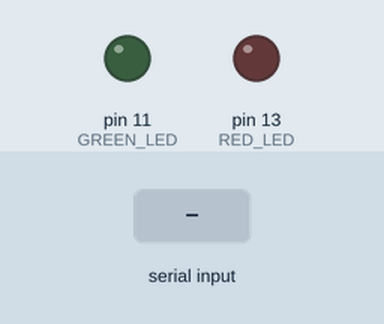
Simulated run of this sketch. Board: Arduino Uno, built with avr-gcc and run on an emulated ATmega328P. Shown: output pins drawn as LEDs (lit = HIGH). The inputs (shaded band) are chosen by the test bench.

Above: at 1.2 s.
1.3 s: "G" received over Serial
At 2.5 s:
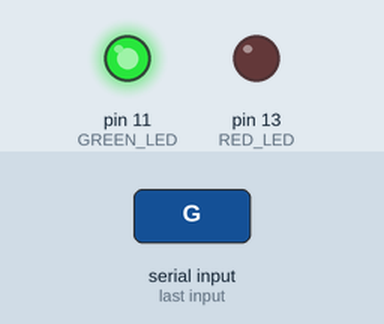
2.8 s: "R" received over Serial
At 3.8 s:
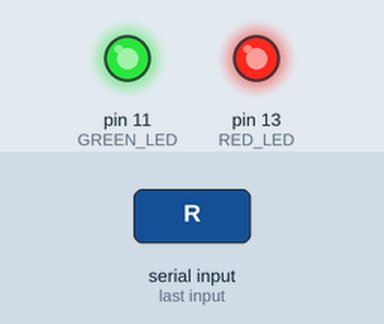
4.3 s: "g" received over Serial
At 4.9 s:
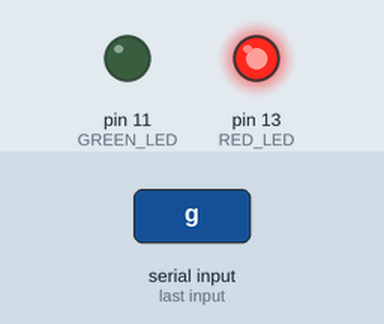
5.8 s: "r" received over Serial
At 6.1 s:
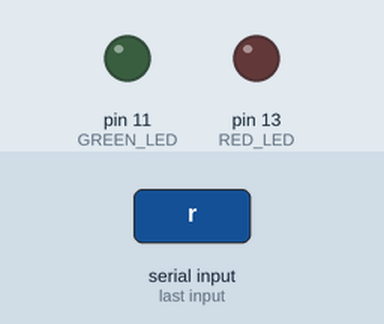
7.3 s: "B" received over Serial
At 8.4 s:
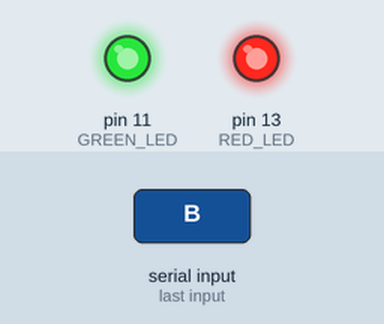
Timing chart, 0 to 9.8 s (numbered marks = the images above; inputs shaded):
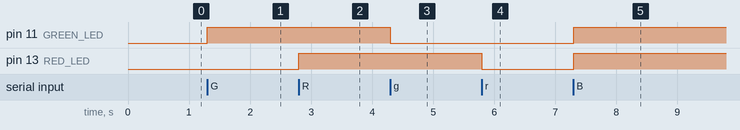

The sketch:

red_green.ino
```cpp
const int GREEN_LED = 11;
const int RED_LED = 13;

void setup() {
  pinMode(GREEN_LED, OUTPUT);
  pinMode(RED_LED, OUTPUT);
  Serial.begin(9600);  // Start serial communication
}

void loop() {
  if (Serial.available() > 0) {
    char command = Serial.read();

    switch(command) {
      case 'G':  // Green ON
        digitalWrite(GREEN_LED, HIGH);
        break;
      case 'g':  // Green OFF
        digitalWrite(GREEN_LED, LOW);
        break;
      case 'R':  // Red ON
        digitalWrite(RED_LED, HIGH);
        break;
      case 'r':  // Red OFF
        digitalWrite(RED_LED, LOW);
        break;
      case 'B':  // Both ON
        digitalWrite(GREEN_LED, HIGH);
        digitalWrite(RED_LED, HIGH);
        break;
      case 'b':  // Both OFF
        digitalWrite(GREEN_LED, LOW);
        digitalWrite(RED_LED, LOW);
        break;
    }
  }
} 
```

Measured:
- after the input at 1.3 s, pin 11 (GREEN_LED): LOW → HIGH at once
- after the input at 2.8 s, pin 13 (RED_LED): LOW → HIGH at once
- after the input at 4.3 s, pin 11 (GREEN_LED): HIGH → LOW at once
- after the input at 5.8 s, pin 13 (RED_LED): HIGH → LOW at once
- after the input at 7.3 s, pin 11 (GREEN_LED), pin 13 (RED_LED): LOW → HIGH at once
